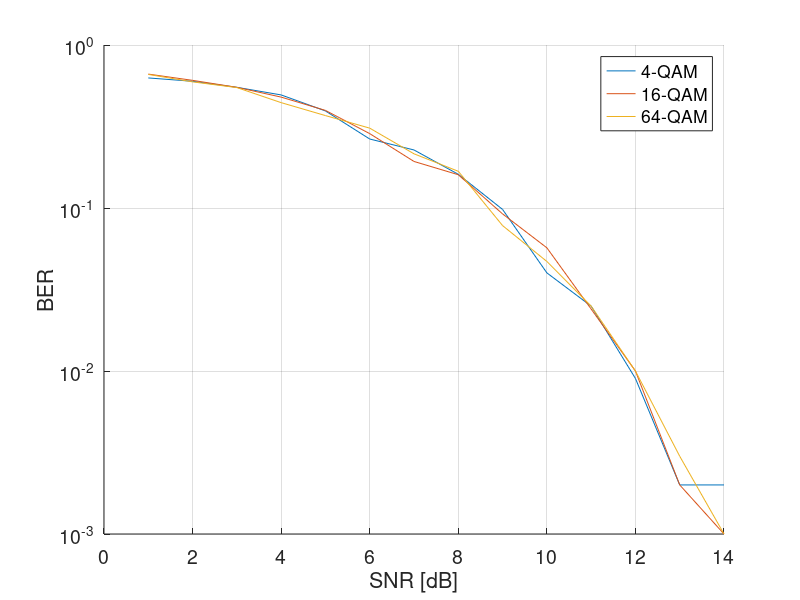

Here is the MATLAB script that generated this plot:
clear all; close all; clc;
pkg load communications; 

% Função para realizar a modulação QAM
function symbols = qam_modulate(data, M)
    % Define o número de bits por símbolo
    k = log2(M);
    % Define o tamanho da grade QAM
    n = sqrt(M);

    % Normaliza os dados
    data = mod(data, M);
    
    % Converte dados para uma matriz de símbolos
    symbols = zeros(size(data));
    for i = 1:numel(data)
        % Mapeia os dados para uma posição na matriz QAM
        x = mod(data(i), n) - (n-1)/2;
        y = floor(data(i) / n) - (n-1)/2;
        symbols(i) = x + 1i * y;
    end
end

% Função para realizar a demodulação QAM
function demodulated_data = qam_demodulate(symbols, M)
    % Define o número de bits por símbolo
    k = log2(M);
    % Define o tamanho da grade QAM
    n = sqrt(M);
    
    % Inicializa o vetor de dados demodulados
    demodulated_data = zeros(size(symbols));
    
    % Demodula cada símbolo
    for i = 1:numel(symbols)
        % Extrai a parte real e imaginária do símbolo
        x = real(symbols(i));
        y = imag(symbols(i));
        % Mapeia para a posição da matriz QAM
        x_idx = round(x + (n-1)/2);
        y_idx = round(y + (n-1)/2);
        % Converte para o índice de dados
        demodulated_data(i) = x_idx + n * y_idx;
    end
end

figure;
hold on;
grid on;
set(gca, 'FontSize', 14);

for M = [4, 16, 64]
    % Define a quantidade de dados a serem gerados
    data_length = 1000; % Número reduzido de amostras
    data = randi([0 M-1], data_length, 1); % Gera dados aleatórios

    % Modulação QAM
    qam_symbols = qam_modulate(data, M);

    qam_ber = [];
    
    for snr = 1:14
        snr_linear = 10^(snr / 10);
        noise_variance = 1 / (2 * snr_linear);
        noise = sqrt(noise_variance) * (randn(size(qam_symbols)) + 1i * randn(size(qam_symbols)));

        qam_noisy = qam_symbols + noise;

        % Demodulação QAM
        qam_demodulated = qam_demodulate(qam_noisy, M);

        % Calcula o BER
        errors = sum(qam_demodulated ~= data);
        qam_ber = [qam_ber, errors / data_length];
    end

    semilogy(1:14, qam_ber, 'DisplayName', sprintf('%d-QAM', M));
end

xlabel('SNR [dB]');
ylabel('BER');
legend('show');
hold off;
